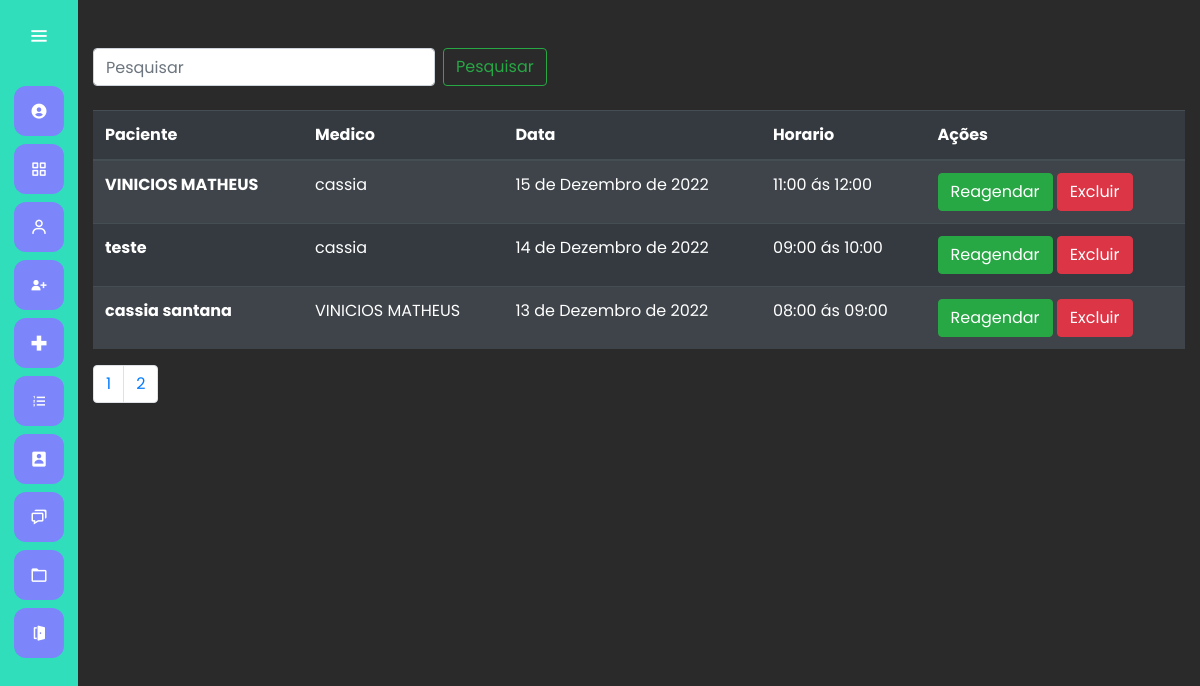
Page /consulta/listar_consultas/ (signed in) on the committed database.
### consulta/models.py (models this page shows)
class MarcarConsulta(models.Model):
    paciente = models.ForeignKey(Paciente, on_delete=models.CASCADE)
    medico = models.ForeignKey(Medico, on_delete=models.CASCADE)
    data  = models.DateField()
    descricao = models.TextField()
    valor = models.FloatField()
    HORARIOS = (
        ("1", "07:00 ás 08:00"),
        ("2", "08:00 ás 09:00"),
        ("3", "09:00 ás 10:00"),
        ("4", "10:00 ás 11:00"),
        ("5", "11:00 ás 12:00"),
    )
    horario = models.CharField(max_length=10, choices=HORARIOS)

### paciente/models.py (models this page shows)
class Paciente(models.Model):
    nome = models.CharField(max_length=60)
    data_nascimento = models.DateField()
    cpf = models.CharField(max_length=12)
    email = models.EmailField(default='')
    telefone = models.CharField(max_length=12)
    endereco = models.CharField(max_length=200, default='')
    def __str__(self) -> str:
        return self.nome

### medico/models.py (models this page shows)
class Medico(models.Model):
    nome = models.CharField(max_length=50)
    especialidades = models.CharField(max_length=50)
    crm = models.CharField(max_length=12)
    cpf = models.CharField(max_length=11)
    dta_nascimento = models.DateField()
    tel = models.CharField(max_length=11)
    endereco = models.CharField(max_length=150)
    def __str__(self) -> str:
        return self.nome

### consulta/views.py (the view)
# urls.py: path('listar_consultas/', views.listar_consultas, name='listar_consultas'),
@login_required
def listar_consultas(request):
      if request.GET.get('termo'):
              termo = request.GET.get('termo')
              print('1',termo)
              consultas = MarcarConsulta.objects.filter(Q(paciente__nome__icontains=termo) |
                                                        Q(medico__nome__icontains=termo)|
                                                        Q(data__icontains=termo))
      else:
              consultas = MarcarConsulta.objects.order_by('-id', '-paciente')
      paginator = Paginator(consultas, 3)
      page = request.GET.get('page')
      consultas = paginator.get_page(page)
      return render(request, 'consulta/consultas.html', {'consultas':consultas})

### consulta/templates/consulta/consultas.html (shortened to what this page needs)
{% extends 'base.html' %}
{% load bootstrap4 %}
{% load static %}
{% block 'head' %}
    <link rel="stylesheet" href="{% static 'cadastro/css/cadastro_usuarios.css' %}">
    <link rel="stylesheet" href="{% static 'consulta/css/listar_consultas.css' %}">
{% endblock %}
{% block 'dashboard'%}
    <div class="container">
        <br>
    <br>
        <form class="form-inline my-2 my-lg-0" action="{% url 'listar_consultas' %}">{% csrf_token %}
            <input class="form-control mr-sm-2" type="" placeholder="Pesquisar" aria-label="Pesquisar" name="termo">
            <button class="btn btn-outline-success my-2 my-sm-0" type="submit">Pesquisar</button>
          </form>
          <br>
        <table class="table table-striped table-dark">
            <thead>
              <tr>
                <th scope="col">Paciente</th>
                <th scope="col">Medico</th>
                <th scope="col">Data</th>
                <th scope="col">Horario</th>
                <th scope="col">Ações</th>
              </tr>
            </thead>
            <tbody>
              <tr>
                {% for consulta in consultas %}
                <th scope="row">{{consulta.paciente}}</th>
                <td>{{consulta.medico}}</td>
                <td>{{consulta.data}}</td>
                <td>{{consulta.get_horario_display}}</td>
                <td>
                    <a href="{% url 'editar_consulta' consulta.id %}" class="btn btn-success">Reagendar </a>
                    <a href="{% url 'excluir_consulta' consulta.id %} " class="btn btn-danger">Excluir</a>
                </td>
              </tr>
              {% endfor %}
            </tbody>
          </table>
     {%include 'modulos/_paginacao_nav.html'%}
    </div>
{% endblock 'dashboard'%}

### templates/static/general/css/base.css (style rules this page uses)
* { margin: 0; padding: 0; box-sizing: border-box; font-family: "Poppins" , sans-serif; }

### templates/static/general/css/general.css (style rules this page uses)
:root { --main-color: #7C85FA; --dark-color: #31DEBC; --light-color: #98F542; --contrast-color: #DEAE31; --differential-color: #ff5938; }

### templates/static/consulta/css/listar_consultas.css (style rules this page uses)
:root { --color-primary: #269fe6; --color-primary-hover: #2086c2; --color-primary-dark: #13141f; --color-primary-dark-hover: #212336; --color-primary-light: #d4ecfa; --color-primary-light-hover: #bdd8e7; --color-white: #fff; --color-black: #000; --color-dark-text: #444; --color-info-light: #cce5ff; --color-debug-light: #cce5ff; --color-success-light: #d4edda; --color-alert-light: #fff3cd; --color-warning-light: #fff3cd; --color-error-light: #f8d7da; --color-info-dark: #4d86c4; --color-debug-dark: #4d86c4; --color-success-dark: #4a9c5d; --color-alert-dark: #927f40; --color-warning-dark: #927f40; --color-error-dark: #da525d; --color-gray-0: #f9f9f9; --color-gray-1: #e0e0e0; --color-gray-2: #c7c7c7; --color-gray-3: #aeaeae; --color-gray-4: #959595; --color-gray-5: #7d7d7d; --color-gray-6: #646464; --color-gray-7: #4b4b4b; --color-gray-8: #323232; --color-gray-9: #191919; --font-primary: sans-serif; --font-headings: 'Roboto Slab', serif; --spacing-gutter-medium: 3rem; --spacing-gutter-large: 4rem; }

### rows in the picture
MarcarConsulta: paciente "VINICIOS MATHEUS", medico "cassia", data "15 de Dezembro de 2022", horario "11:00 ás 12:00"
MarcarConsulta: paciente "teste", medico "cassia", data "14 de Dezembro de 2022", horario "09:00 ás 10:00"
MarcarConsulta: paciente "cassia santana", medico "VINICIOS MATHEUS", data "13 de Dezembro de 2022", horario "08:00 ás 09:00"

### other values in the picture
{{ pagina }} "1" "2"
